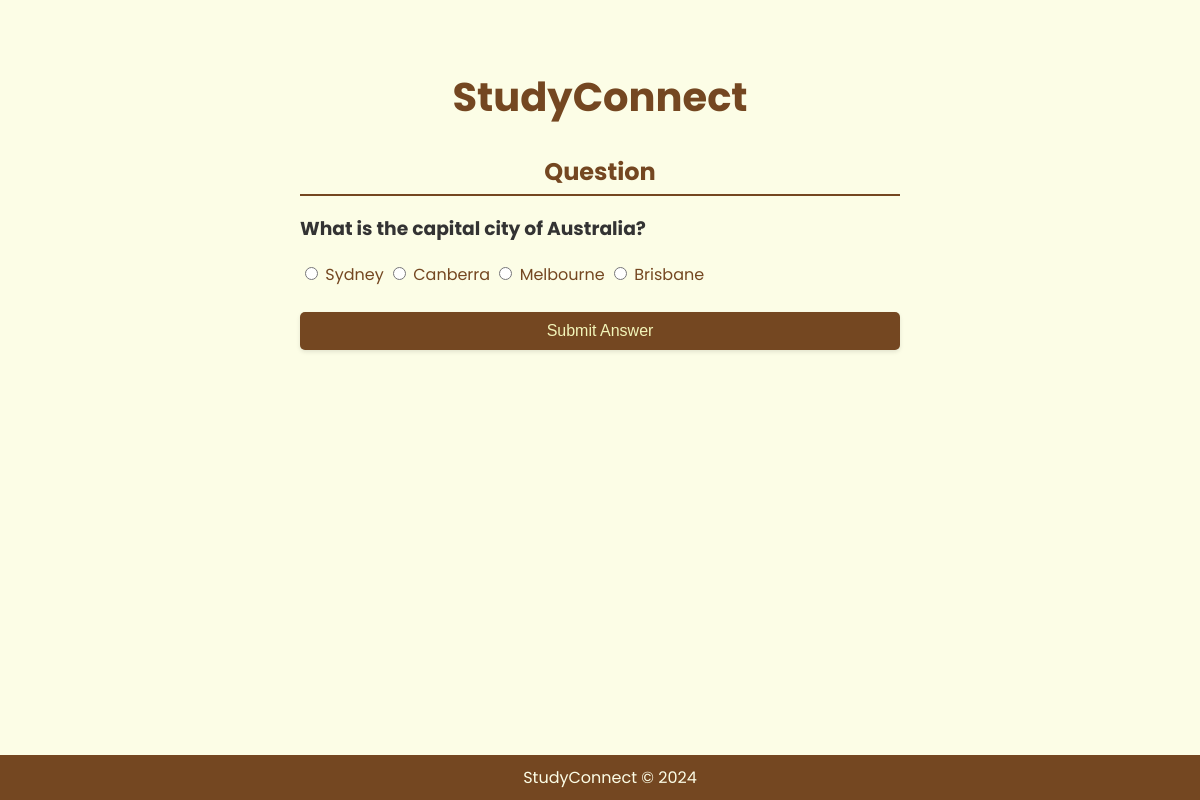
Screenshot of /question/5/ with the database file from the repository.
### flashcards/models.py (models this page shows, shortened)
class Flashcard(models.Model):
    question = models.CharField(max_length=255)
    answer = models.TextField()
    topic = models.CharField(max_length=100)

class QuizOption(models.Model):
    question = models.ForeignKey(Flashcard, related_name='options', on_delete=models.CASCADE)
    option_text = models.CharField(max_length=255)

### flashcards/views.py (the view, shortened to what this page needs)
# urls.py: path('question/<int:pk>/', views.quiz_question, name='quiz_question'),
def quiz_question(request, pk):
    flashcard = Flashcard.objects.get(pk=pk)
    options = QuizOption.objects.filter(question=flashcard)
    answer_feedback = None
    return render(request, 'flashcards/quiz_question.html', {'flashcard': flashcard, 'options': options, 'answer_feedback': answer_feedback})

### flashcards/templates/flashcards/quiz_question.html (shortened to what this page needs)
{% extends 'base.html' %}
{% block content %}
<h2 class="section-title">Question</h2>
<h3>{{ flashcard.question }}</h3>
<form method="post" action="{% url 'quiz_question' pk=flashcard.pk %}">
    <div class="option-group">
        {% for option in options %}
        <label>
            <input type="radio" id="option{{ forloop.counter }}" name="option" value="{{ option.option_text }}">
            {{ option.option_text }}
        </label>
        {% endfor %}
    </div>
    <button type="submit">Submit Answer</button>
</form>
{% endblock %}

### flashcards/static/flashcards/css/styles.css (style rules this page uses)
body { font-family: 'Poppins', Courier, monospace; background-color: rgb(252, 253, 230); color: #333; margin: 0; padding: 0; }
h2 { color: #744721; }
button { background-color: #744721; color: rgb(242, 245, 185); border: none; padding: 10px 20px; border-radius: 5px; cursor: pointer; font-size: 16px; margin-top: 10px; box-shadow: 0 2px 4px rgba(0, 0, 0, 0.1); }
form { display: flex; flex-direction: column; color: #744721; padding-bottom: 30px; width: 100%; }
form > div { margin-bottom: 15px; }
.section-title { font-size: 24px; border-bottom: 2px solid #744721; padding-bottom: 5px; margin-bottom: 15px; text-align: center; }

### rows the page displays
Flashcard: question "What is the capital city of Australia?"
QuizOption: option_text "Sydney"
QuizOption: option_text "Canberra"
QuizOption: option_text "Melbourne"
QuizOption: option_text "Brisbane"
